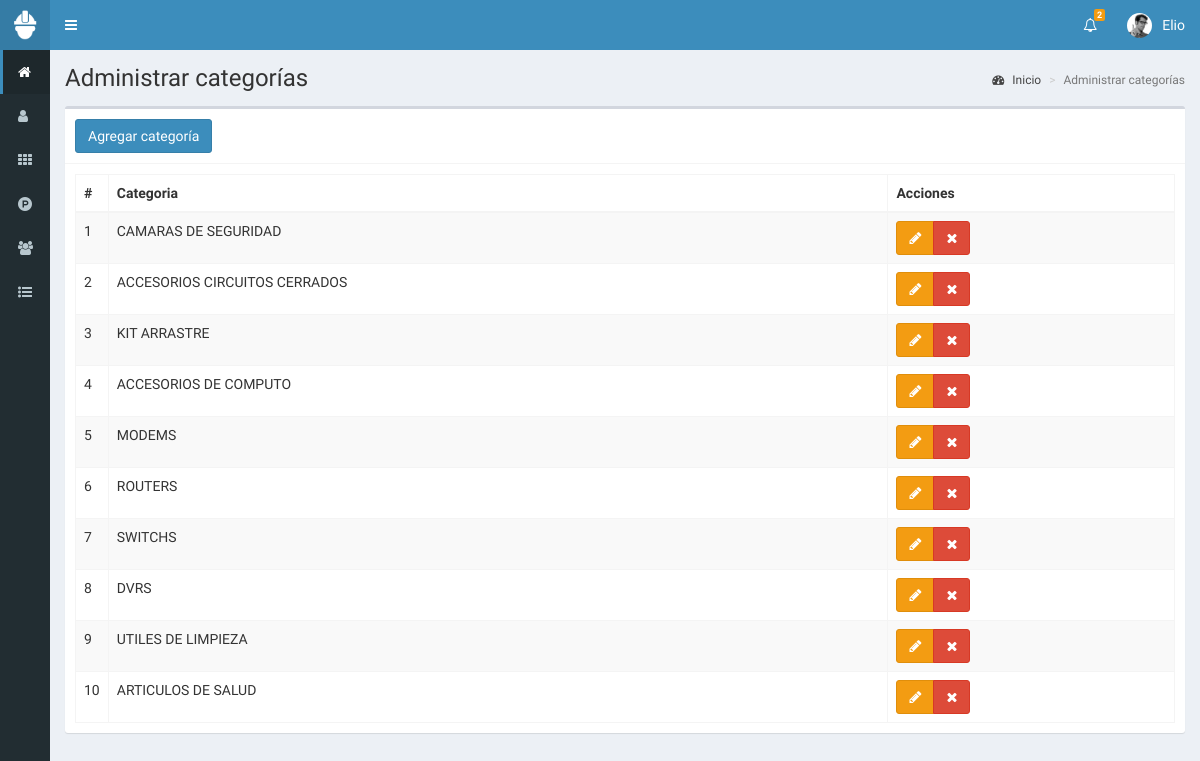
The page /categorias (signed in) on the database its author committed.
### tables this page shows
CREATE TABLE `categorias` (
  `id` int(11) NOT NULL,
  `categoria` text NOT NULL,
  `fecha` timestamp NOT NULL DEFAULT CURRENT_TIMESTAMP ON UPDATE CURRENT_TIMESTAMP
);

### controladores/plantilla.controlador.php (called while the page is built)
<?php
class ControladorPlantilla{
	static public function ctrPlantilla(){
		include "vistas/plantilla.php";
	}
}

### index.php (called while the page is built, shortened)
<?php
require_once "controladores/plantilla.controlador.php";
require_once "controladores/usuarios.controlador.php";
require_once "controladores/categorias.controlador.php";
require_once "controladores/ventas.controlador.php";
require_once "modelos/categorias.modelo.php";
$plantilla = new ControladorPlantilla();
$plantilla -> ctrPlantilla();

### controladores/categorias.controlador.php (called while the page is built, shortened)
<?php
class ControladorCategorias{
	static public function ctrMostrarCategorias($item, $valor){
		$tabla = "categorias";
		$respuesta = ModeloCategorias::mdlMostrarCategorias($tabla, $item, $valor);
		return $respuesta;
	}
}

### modelos/conexion.php (called while the page is built)
<?php
class Conexion{
	static public function conectar(){
		$link = new PDO("mysql:host=localhost;dbname=pos",
			            "root",
			            "");
		$link->exec("set names utf8");
		return $link;
	}
}

### modelos/categorias.modelo.php (called while the page is built, shortened)
<?php
require_once "conexion.php";
class ModeloCategorias{
	static public function mdlMostrarCategorias($tabla, $item, $valor){
		if($item != null){
			$stmt = Conexion::conectar()->prepare("SELECT * FROM $tabla WHERE $item = :$item");
			$stmt -> bindParam(":".$item, $valor, PDO::PARAM_STR);
			$stmt -> execute();
			return $stmt -> fetch();
		}else{
			$stmt = Conexion::conectar()->prepare("SELECT * FROM $tabla");
			$stmt -> execute();
			return $stmt -> fetchAll();
		}
	}
}

### vistas/modulos/categorias.php (the view, shortened to what this page needs)
<div class="content-wrapper">
  <section class="content-header">
    <h1>
      Administrar categorías
    </h1>
    <ol class="breadcrumb">
      <li><a href="inicio"><i class="fa fa-dashboard"></i> Inicio</a></li>
      <li class="active">Administrar categorías</li>
    </ol>
  </section>
  <section class="content">
    <div class="box">
      <div class="box-header with-border">
        <button class="btn btn-primary" data-toggle="modal" data-target="#modalAgregarCategoria">
          Agregar categoría
        </button>
      </div>
      <div class="box-body">
       <table class="table table-bordered table-striped dt-responsive tablas" width="100%">
        <thead>
         <tr>
           <th style="width:10px">#</th>
           <th>Categoria</th>
           <th>Acciones</th>
         </tr>
        </thead>
        <tbody>
        <?php
          $item = null;
          $valor = null;
          $categorias = ControladorCategorias::ctrMostrarCategorias($item, $valor);
          foreach ($categorias as $key => $value) {
            echo ' <tr>
                    <td>'.($key+1).'</td>
                    <td class="text-uppercase">'.$value["categoria"].'</td>
                    <td>
                      <div class="btn-group">
                        <button class="btn btn-warning btnEditarCategoria" idCategoria="'.$value["id"].'" data-toggle="modal" data-target="#modalEditarCategoria"><i class="fa fa-pencil"></i></button>';
                        if($_SESSION["perfil"] == "Administrador"){
                          echo '<button class="btn btn-danger btnEliminarCategoria" idCategoria="'.$value["id"].'"><i class="fa fa-times"></i></button>';
                        }
                      echo '</div>
                    </td>
                  </tr>';
          }
        ?>
        </tbody>
       </table>
      </div>
    </div>
  </section>
</div>

### vistas/plantilla.php (shortened to what this page needs)
<!DOCTYPE html>
<html>
<head>
  <link rel="stylesheet" href="vistas/bower_components/bootstrap/dist/css/bootstrap.min.css">
  <link rel="stylesheet" href="vistas/bower_components/font-awesome/css/font-awesome.min.css">
  <link rel="stylesheet" href="vistas/bower_components/Ionicons/css/ionicons.min.css">
  <link rel="stylesheet" href="vistas/dist/css/AdminLTE.css">
  <link rel="stylesheet" href="vistas/dist/css/skins/_all-skins.min.css">
  <link rel="stylesheet" href="vistas/dist/css/switch.css">
  <link rel="stylesheet" href="vistas/bower_components/datatables.net-bs/css/dataTables.bootstrap.min.css">
  <link rel="stylesheet" href="vistas/bower_components/datatables.net-bs/css/responsive.bootstrap.min.css">
  <link rel="stylesheet" href="vistas/plugins/iCheck/all.css">
  <link rel="stylesheet" href="vistas/bower_components/bootstrap-daterangepicker/daterangepicker.css">
  <link rel="stylesheet" href="vistas/bower_components/morris.js/morris.css">
  <link href="https://cdn.jsdelivr.net/npm/select2@4.1.0-rc.0/dist/css/select2.min.css" rel="stylesheet" />
</head>
<body class="hold-transition skin-blue sidebar-collapse sidebar-mini login-page">
  <?php
  if(isset($_SESSION["iniciarSesion"]) && $_SESSION["iniciarSesion"] == "ok"){
   echo '<div class="wrapper">';
    include "modulos/cabezote.php";
    include "modulos/menu.php";
    if(isset($_GET["ruta"])){
      if($_GET["ruta"] == "inicio" ||
         $_GET["ruta"] == "usuarios" ||
         $_GET["ruta"] == "categorias" ||
         $_GET["ruta"] == "productos" ||
         $_GET["ruta"] == "clientes" ||
         $_GET["ruta"] == "ventas" ||
         $_GET["ruta"] == "crear-venta" ||
         $_GET["ruta"] == "editar-venta" ||
         $_GET["ruta"] == "reportes" ||
         $_GET["ruta"] == "salir"){
        include "modulos/".$_GET["ruta"].".php";
      }else{
        include "modulos/404.php";
      }
    }else{
      include "modulos/inicio.php";
    }
    echo '</div>';
  }else{
    include "modulos/login.php";
  }
  ?>
</body>
</html>

### vistas/modulos/cabezote.php (shortened to what this page needs)
<header class="main-header">
<a href="inicio" class="logo">
	<span class="logo-mini">
		<img src="vistas/img/plantilla/icono-blanco.png" class="img-responsive" style="padding:10px">
	</span>
</a>
<nav class="navbar navbar-static-top" role="navigation">
 	<a href="#" class="sidebar-toggle" data-toggle="push-menu" role="button">
     	</a>
	<div class="navbar-custom-menu">
		<ul class="nav navbar-nav">
			 <li class="dropdown notifications-menu">
           <a href="#" class="dropdown-toggle" data-toggle="dropdown">
             <i class="fa fa-bell-o"></i>
             <span class="label label-warning">2</span>
           </a>
         </li>
			<li class="dropdown user user-menu">
				<a href="#" class="dropdown-toggle" data-toggle="dropdown">
				<?php
				if($_SESSION["foto"] != ""){
					echo '<img src="'.$_SESSION["foto"].'" class="user-image">';
				}else{
					echo '<img src="vistas/img/usuarios/default/anonymous.png" class="user-image">';
				}
				?>
					<span class="hidden-xs"><?php  echo $_SESSION["nombre"]; ?></span>
				</a>
			</li>
		</ul>
	</div>
</nav>
</header>

### vistas/modulos/menu.php (shortened to what this page needs)
<aside class="main-sidebar">
	 <section class="sidebar">
		<ul class="sidebar-menu">
		<?php
		if($_SESSION["perfil"] == "Administrador"){
			echo '<li class="active">
				<a href="inicio">
					<i class="fa fa-home"></i>
					<span>Inicio</span>
				</a>
			</li>
			<li>
				<a href="usuarios">
					<i class="fa fa-user"></i>
					<span>Usuarios</span>
				</a>
			</li>';
		}
		if($_SESSION["perfil"] == "Administrador" || $_SESSION["perfil"] == "Especial"){
			echo '<li>
				<a href="categorias">
					<i class="fa fa-th"></i>
					<span>Categorías</span>
				</a>
			</li>
			<li>
				<a href="productos">
					<i class="fa fa-product-hunt"></i>
					<span>Productos</span>
				</a>
			</li>';
		}
		if($_SESSION["perfil"] == "Administrador" || $_SESSION["perfil"] == "Vendedor"){
			echo '<li>
				<a href="clientes">
					<i class="fa fa-users"></i>
					<span>Clientes</span>
				</a>
			</li>';
		}
		if($_SESSION["perfil"] == "Administrador" || $_SESSION["perfil"] == "Vendedor"){
			echo '<li class="treeview">
				<a href="#">
					<i class="fa fa-list-ul"></i>
					<span>Ventas</span>
					<span class="pull-right-container">
						<i class="fa fa-angle-left pull-right"></i>
					</span>
				</a>
				<ul class="treeview-menu">
					<li>
						<a href="ventas">
							<i class="fa fa-circle-o"></i>
							<span>Administrar ventas</span>
						</a>
					</li>
					<li>
						<a href="crear-venta">
							<i class="fa fa-circle-o"></i>
							<span>Crear venta</span>
						</a>
					</li>';
				echo '</ul>
			</li>';
		}
		?>
		</ul>
	 </section>
</aside>

### rows shown on the page
categorias: categoria "CAMARAS DE SEGURIDAD"
categorias: categoria "ACCESORIOS CIRCUITOS CERRADOS"
categorias: categoria "KIT ARRASTRE"
categorias: categoria "ACCESORIOS DE COMPUTO"
categorias: categoria "MODEMS"
categorias: categoria "ROUTERS"
categorias: categoria "SWITCHS"
categorias: categoria "DVRS"
categorias: categoria "UTILES DE LIMPIEZA"
categorias: categoria "ARTICULOS DE SALUD"

### other values the page prints
$_SESSION["nombre"] "Elio"
